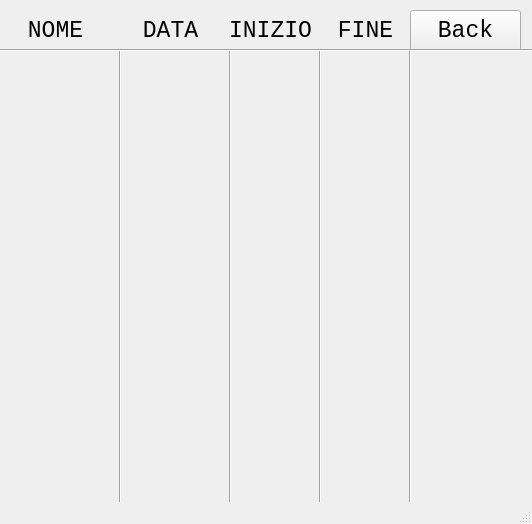
<?xml version="1.0" encoding="UTF-8"?>
<ui version="4.0">
 <class>ShowActivities</class>
 <widget class="QMainWindow" name="ShowActivities">
  <property name="geometry">
   <rect>
    <x>0</x>
    <y>0</y>
    <width>532</width>
    <height>524</height>
   </rect>
  </property>
  <property name="windowTitle">
   <string>MainWindow</string>
  </property>
  <widget class="QWidget" name="centralwidget">
   <widget class="QPushButton" name="pushButton">
    <property name="geometry">
     <rect>
      <x>410</x>
      <y>10</y>
      <width>111</width>
      <height>41</height>
     </rect>
    </property>
    <property name="font">
     <font>
      <family>Courier New</family>
      <pointsize>17</pointsize>
     </font>
    </property>
    <property name="text">
     <string>Back</string>
    </property>
   </widget>
   <widget class="Line" name="line">
    <property name="geometry">
     <rect>
      <x>110</x>
      <y>50</y>
      <width>20</width>
      <height>541</height>
     </rect>
    </property>
    <property name="orientation">
     <enum>Qt::Vertical</enum>
    </property>
   </widget>
   <widget class="Line" name="line_2">
    <property name="geometry">
     <rect>
      <x>400</x>
      <y>50</y>
      <width>20</width>
      <height>551</height>
     </rect>
    </property>
    <property name="orientation">
     <enum>Qt::Vertical</enum>
    </property>
   </widget>
   <widget class="Line" name="line_3">
    <property name="geometry">
     <rect>
      <x>220</x>
      <y>50</y>
      <width>20</width>
      <height>551</height>
     </rect>
    </property>
    <property name="orientation">
     <enum>Qt::Vertical</enum>
    </property>
   </widget>
   <widget class="Line" name="line_4">
    <property name="geometry">
     <rect>
      <x>310</x>
      <y>50</y>
      <width>20</width>
      <height>551</height>
     </rect>
    </property>
    <property name="orientation">
     <enum>Qt::Vertical</enum>
    </property>
   </widget>
   <widget class="QLabel" name="label">
    <property name="geometry">
     <rect>
      <x>0</x>
      <y>20</y>
      <width>111</width>
      <height>20</height>
     </rect>
    </property>
    <property name="font">
     <font>
      <family>Courier New</family>
      <pointsize>17</pointsize>
      <weight>50</weight>
      <italic>false</italic>
      <bold>false</bold>
      <underline>false</underline>
      <strikeout>false</strikeout>
      <kerning>true</kerning>
     </font>
    </property>
    <property name="text">
     <string>NOME</string>
    </property>
    <property name="alignment">
     <set>Qt::AlignCenter</set>
    </property>
   </widget>
   <widget class="QLabel" name="label_2">
    <property name="geometry">
     <rect>
      <x>120</x>
      <y>20</y>
      <width>101</width>
      <height>20</height>
     </rect>
    </property>
    <property name="font">
     <font>
      <family>Courier New</family>
      <pointsize>17</pointsize>
     </font>
    </property>
    <property name="text">
     <string>DATA</string>
    </property>
    <property name="alignment">
     <set>Qt::AlignCenter</set>
    </property>
   </widget>
   <widget class="QLabel" name="label_3">
    <property name="geometry">
     <rect>
      <x>220</x>
      <y>20</y>
      <width>101</width>
      <height>20</height>
     </rect>
    </property>
    <property name="font">
     <font>
      <family>Courier New</family>
      <pointsize>17</pointsize>
     </font>
    </property>
    <property name="text">
     <string>INIZIO</string>
    </property>
    <property name="alignment">
     <set>Qt::AlignCenter</set>
    </property>
   </widget>
   <widget class="QLabel" name="label_4">
    <property name="geometry">
     <rect>
      <x>320</x>
      <y>20</y>
      <width>91</width>
      <height>20</height>
     </rect>
    </property>
    <property name="font">
     <font>
      <family>Courier New</family>
      <pointsize>17</pointsize>
     </font>
    </property>
    <property name="text">
     <string>FINE</string>
    </property>
    <property name="alignment">
     <set>Qt::AlignCenter</set>
    </property>
   </widget>
   <widget class="Line" name="line_5">
    <property name="geometry">
     <rect>
      <x>0</x>
      <y>40</y>
      <width>681</width>
      <height>20</height>
     </rect>
    </property>
    <property name="orientation">
     <enum>Qt::Horizontal</enum>
    </property>
   </widget>
  </widget>
  <widget class="QMenuBar" name="menubar">
   <property name="geometry">
    <rect>
     <x>0</x>
     <y>0</y>
     <width>532</width>
     <height>24</height>
    </rect>
   </property>
  </widget>
  <widget class="QStatusBar" name="statusbar"/>
 </widget>
 <resources/>
 <connections/>
</ui>
